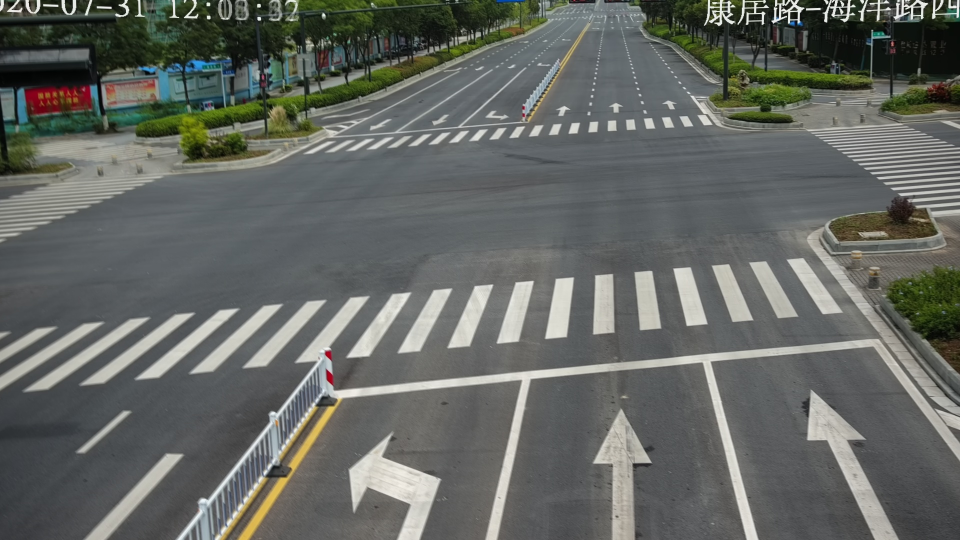
#> input picture west_1.jpg, 1920 x 1080 px, found by its file name (shown at 1/2 size)
$ python image_homography.py
#> lines starting #> are read from the running program, lines starting #| are printed output that depends on the picture
import cv2
import numpy as np
import matplotlib.pyplot as plt

# Searches for linear equation variables
# y = kx + b
from cv2 import CV_32F, flann


def find_line_equation(line):
    x1, y1, x2, y2 = line
    if ((x1 - x2))!=0:
        k = (y1 - y2) / (x1 - x2)
        b = y2 - k * x2
        return {'k': k, 'b': b}
    else:
        return {'k': 0, 'b': 0}


# Looking for the point where the lines intersect
def find_intersection_point(line_a, line_b):
    x = int((line_b['b'] - line_a['b'])/(line_a['k'] - line_b['k']))
    y = int(line_b['k'] * x + line_b['b'])
    return x, y

# [6 lines left out: function apply_threshold, not called in this run]

def line_detection(img):
    height, width, _ = img.shape

    #cv2.imshow('img', cv2.resize(img, (800, 600)))

    # Convert the img to grayscale
    gray = cv2.cvtColor(img, cv2.COLOR_BGR2GRAY)
    cv2.imshow('gray', cv2.resize(gray, (800, 600)))

    #adjust contrast
    a = 5
    b= -500
    darken = cv2.addWeighted(gray, a, np.zeros(gray.shape,gray.dtype), 0, b)
    cv2.imshow('darken', cv2.resize(darken, (800, 600)))

    # bluring image
    Blurrr = cv2.GaussianBlur(darken,(5,5),cv2.BORDER_DEFAULT)
    cv2.imshow('Blurrr', cv2.resize(Blurrr, (800, 600)))

    # little moooore contrast
    a = 2
    b = -100
    darken2 = cv2.addWeighted(Blurrr, a, np.zeros(gray.shape, gray.dtype), 0, b)
    cv2.imshow('darken2', cv2.resize(darken2, (800, 600)))


    #################
    # Canny filter
    edges = cv2.Canny(darken2, 100, 300, apertureSize=3)
    cv2.imshow('edges', cv2.resize(edges, (800, 600)))

    #trsh = apply_threshold(gray)####
   # cv2.imshow('trsh', cv2.resize(trsh, (800, 600)))

    # Line detection
    lines = cv2.HoughLinesP(edges, 1, np.pi/180, 250, minLineLength=height-height//5, maxLineGap=height)

    left_line = [width, 0, width, height]
    right_line = [0, 0, 0, height]

    down_line = [0, height, width, height]

    for line in lines:

        x1, y1, x2, y2 = line[0]
        # Classification vertical lines
        if y2 > height-height//4 and y1 < height//4:
            # View lines
          #  cv2.line(img, (x1, y1), (x2, y2), (0, 0, 150), 1)

            if x2 > right_line[2]:
                right_line = [x1, y1, x2, y2]
            continue
        if y1 > height-height//4 and y2 < height//4:
            # View lines
        #    cv2.line(img, (x2, y2), (x1, y1), (0, 150, 150), 1)

            if x1 < left_line[2]:
                left_line = [x2, y2, x1, y1]
            continue

        # TODO: redo please
        # Classification horizontal lines
        if y1 > height//2 and y2 > height//2:
            # View lines
         #   cv2.line(img, (x1, y1), (x2, y2), ( 150, 0,0), 1)
            if y1 < down_line[1] and y2 < down_line[3]:
                down_line = [x1, y1, x2, y2]
            continue

    # TODO: bad idea
    # Find up line
    up_line = (down_line[0], down_line[1]+150 - height // 2, down_line[2], down_line[3]+150 - height // 2)# start_width start_heigh end_width end_heigh

    return left_line, right_line, up_line, down_line


def point_detection(left_line, right_line, up_line, down_line):
    # Calculation of the equation of a straight line
    right_line_equation = find_line_equation(right_line)
    left_line_equation = find_line_equation(left_line)
    down_line_equation = find_line_equation(down_line)
    up_line_equation = find_line_equation(up_line)

    # Calculation point
    point_rd = find_intersection_point(right_line_equation, down_line_equation)
    point_ru = find_intersection_point(right_line_equation, up_line_equation)
    point_ld = find_intersection_point(left_line_equation, down_line_equation)
    point_lu = find_intersection_point(left_line_equation, up_line_equation)

    return point_lu, point_ru, point_rd, point_ld


def image_homography(img):
    # TODO: remove magic
    magic_indent = 150

    height, width, _ = img.shape

    left_line, right_line, up_line, down_line = line_detection(img)

    # View lines
    cv2.line(img, (right_line[0], right_line[1]), (right_line[2], right_line[3]), (0, 255, 0), 2)   #green
    cv2.line(img, (left_line[0], left_line[1]), (left_line[2], left_line[3]), (0, 255, 255), 2)     #yellow
    cv2.line(img, (down_line[0], down_line[1]), (down_line[2], down_line[3]), (255, 0, 255), 2)     #magenta
    cv2.line(img, (up_line[0], up_line[1]), (up_line[2], up_line[3]), (255, 0, 0), 2)               #blue

    point_lu, point_ru, point_rd, point_ld = point_detection(left_line, right_line, up_line, down_line)

    # View point
    #cv2.circle(img, point_rd, 6, (0, 0, 255), -1)
    #cv2.circle(img, point_ru, 6, (0, 0, 255), -1)
    #cv2.circle(img, point_ld, 6, (0, 0, 255), -1)
    #v2.circle(img, point_lu, 6, (0, 0, 255), -1)

    # TODO: remove magic
    # create transformation point
    new_point_ld = point_lu[0], height - magic_indent
    new_point_rd = point_ru[0], height - magic_indent

    # View new point
    # cv2.circle(img, new_point_ld, 6, (255, 0, 255), -1)
    # cv2.circle(img, new_point_rd, 6, (255, 0, 255), -1)

    # Image homography
    img_square_corners = np.float32([point_ru, point_lu, point_ld, point_rd])
    img_quad_corners = np.float32([point_ru, point_lu, new_point_ld, new_point_rd])
    h, mask = cv2.findHomography(img_square_corners, img_quad_corners)


    bird_view = cv2.warpPerspective(img, h, (width, height))

    size_2 = (height * 2, width * 2)
    resize = cv2.resize(bird_view, size_2, interpolation=cv2.INTER_AREA)
    cropped_image = resize[size_2[0]//2:size_2[0]*2, size_2[1]//20:size_2[1]*2]

    # View image
    cv2.imshow('img', cv2.resize(img, (1920, 1080)))
    cv2.imshow('bird_view', cv2.resize(bird_view, (1920, 1080)))
    #cv2.imshow('cropped_image', cv2.resize(cropped_image, (1920, 1080)))
    return bird_view

##not working
# [22 lines left out: function matching_images, not called in this run]


if __name__ == '__main__':

    #img = cv2.imread('./src/resources/dataset/BirdView/010---rongguixinma/south_1.jpg')
    img = cv2.imread('./src/resources/dataset/BirdView/011---taiyuan/west_1.jpg')
#> img is the input picture: shape (1080, 1920, 3); mean B, G, R 98.6, 103.1, 99.9
    bird_view = image_homography(img)
#> in line_detection, `cv2.imshow('gray', cv2.resize(gray, (800, 600)))`:
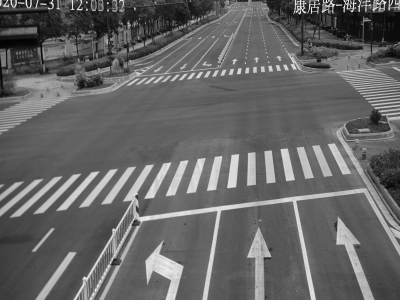
#> window 'gray': shape (600, 800) (shown at 1/2 size); min 2, max 248, mean 101.6
#> in line_detection, `edges = cv2.Canny(darken2, 100, 300, apertureSize=3)`:
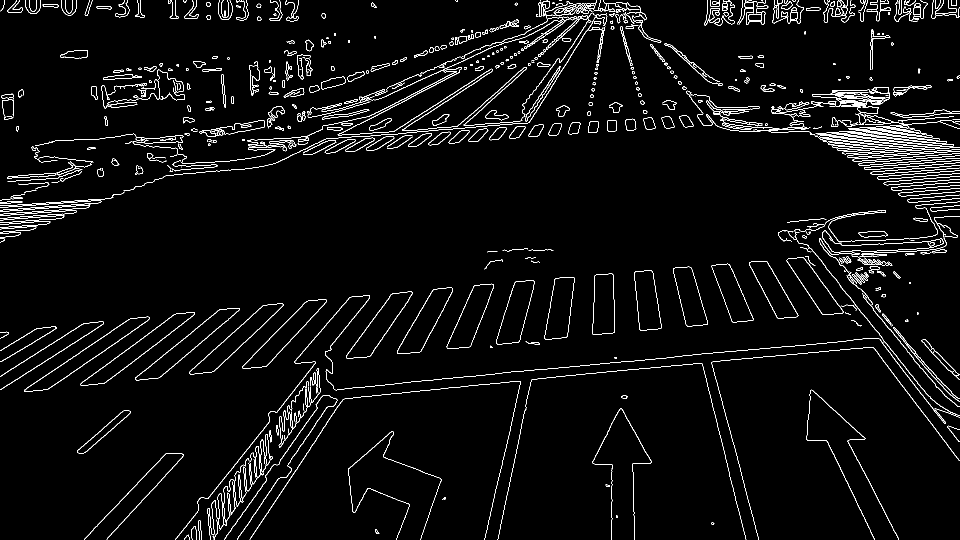
#> edges: shape (1080, 1920) (shown at 1/2 size); 3.5% white in thin lines or dots
#> in line_detection, `cv2.imshow('edges', cv2.resize(edges, (800, 600)))`:
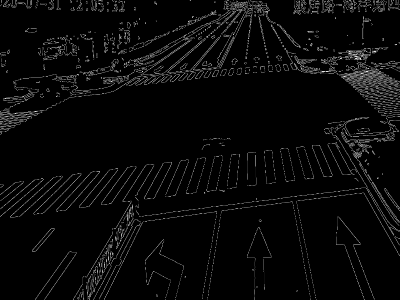
#> window 'edges': shape (600, 800) (shown at 1/2 size); min 0, max 255, mean 9
#> in line_detection, `lines = cv2.HoughLinesP(edges, 1, np.pi/180, 250, minLineLength=height..`: lines = 18 rows, first 6: [5, 777, 1201, 1], [428, 1075, 1207, 2], [1230, 6, 1517, 1077], [137, 324, 1862, 173], [396, 1019, 1217, 6], [0, 752, 1201, 2]
#> the loop in line_detection, `for line in lines: ` made 18 passes
#> (x1, y1, x2, y2, left_line) on passes 2, 5: (428, 1075, 1207, 2, [1207, 2, 428, 1075]), (396, 1019, 1217, 6, [1217, 6, 396, 1019])
#> in line_detection, `up_line = (down_line[0], down_line[1]+150 - height // 2, down_line[2],..`: up_line = (588, 389, 1804, 282)
#> in image_homography, `left_line, right_line, up_line, down_line = line_detection(img)`: left_line = [1217, 6, 396, 1019]; right_line = [1227, 6, 1912, 914]; up_line = (588, 389, 1804, 282); down_line = [588, 779, 1804, 672]
#> in find_line_equation, `x1, y1, x2, y2 = line`: x1 = 1227; y1 = 6; x2 = 1912; y2 = 914
#> in find_line_equation, `k = (y1 - y2) / (x1 - x2)`: k = 1.33
#> in find_line_equation, `b = y2 - k * x2`: b = -1620.4
#> in point_detection, `right_line_equation = find_line_equation(right_line)`: right_line_equation = {'k': 1.33, 'b': -1620.4}
#> in point_detection, `left_line_equation = find_line_equation(left_line)`: left_line_equation = {'k': -1.23, 'b': 1507.6}
#> in point_detection, `down_line_equation = find_line_equation(down_line)`: down_line_equation = {'k': -0.088, 'b': 830.7}
#> in point_detection, `up_line_equation = find_line_equation(up_line)`: up_line_equation = {'k': -0.088, 'b': 440.7}
#> in find_intersection_point, `x = int((line_b['b'] - line_a['b'])/(line_a['k'] - line_b['k']))`: x = 1734
#> in find_intersection_point, `y = int(line_b['k'] * x + line_b['b'])`: y = 678
#> in point_detection, `point_rd = find_intersection_point(right_line_equation, down_line_equa..`: point_rd = (1734, 678)
#> in point_detection, `point_ru = find_intersection_point(right_line_equation, up_line_equati..`: point_ru = (1458, 312)
#> in point_detection, `point_ld = find_intersection_point(left_line_equation, down_line_equat..`: point_ld = (590, 778)
#> in point_detection, `point_lu = find_intersection_point(left_line_equation, up_line_equation)`: point_lu = (931, 358)
#> in image_homography, `point_lu, point_ru, point_rd, point_ld = point_detection(left_line, ri..`: point_ru = (1458, 312); point_rd = (1734, 678); point_ld = (590, 778)
#> in image_homography, `new_point_ld = point_lu[0], height - magic_indent`: new_point_ld = (931, 930)
#> in image_homography, `new_point_rd = point_ru[0], height - magic_indent`: new_point_rd = (1458, 930)
#> in image_homography, `img_square_corners = np.float32([point_ru, point_lu, point_ld, point_r..`: img_square_corners = [[1458, 312], [931, 358], [590, 778], [1734, 678]]
#> in image_homography, `img_quad_corners = np.float32([point_ru, point_lu, new_point_ld, new_p..`: img_quad_corners = [[1458, 312], [931, 358], [931, 930], [1458, 930]]
#> in image_homography, `h, mask = cv2.findHomography(img_square_corners, img_quad_corners)`: h = [[-8.32, -26.42, 10149.7], [-1.74, -31.38, 10143.7], [-0.00083, -0.0218, 1]]; mask = [1, 1, 1, 1]
#> in image_homography, `bird_view = cv2.warpPerspective(img, h, (width, height))`:
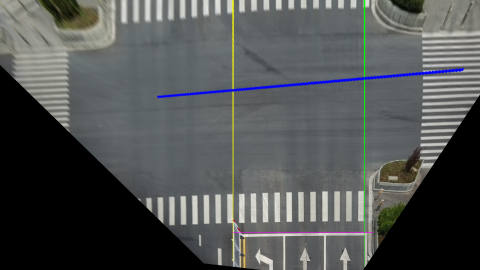
#> bird_view: shape (1080, 1920, 3) (shown at 1/4 size); mean B, G, R 83.2, 83.2, 80.6
#> in image_homography, `resize = cv2.resize(bird_view, size_2, interpolation=cv2.INTER_AREA)`:
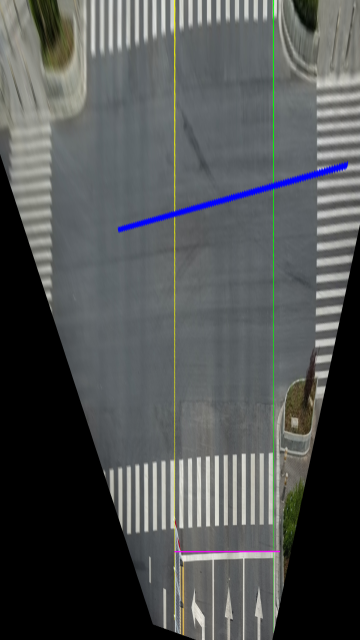
#> resize: shape (3840, 2160, 3) (shown at 1/6 size); mean B, G, R 83.2, 83.2, 80.6
#> in image_homography, `cropped_image = resize[size_2[0]//2:size_2[0]*2, size_2[1]//20:size_2[..`:
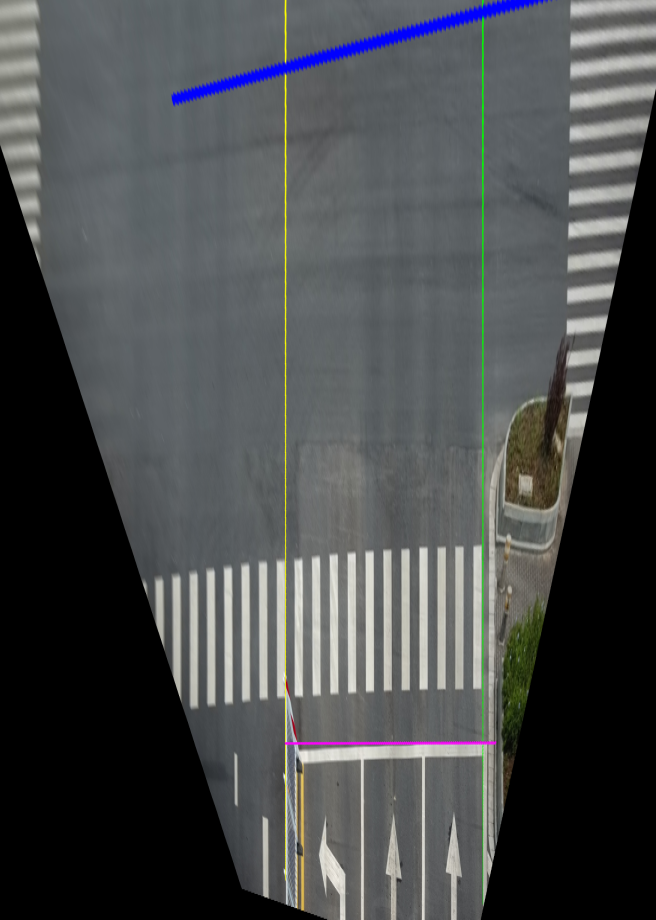
#> cropped_image: shape (2760, 1968, 3) (shown at 1/3 size); mean B, G, R 77.2, 76.1, 73.8


   # [5 lines of commented-out code are left out]
    cv2.imwrite('./out/homography.jpg', bird_view)

    cv2.waitKey()

$ run again, with south_1.jpg copied over west_1.jpg
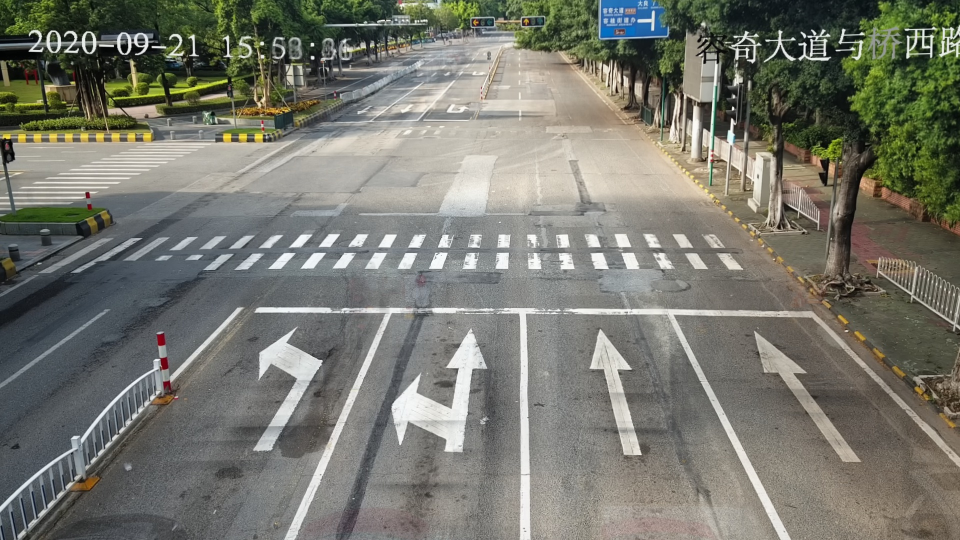
#> input picture south_1.jpg, 1920 x 1080 px, found by its file name (shown at 1/2 size)
#> img is the input picture: shape (1080, 1920, 3); mean B, G, R 110.1, 119.6, 118.9
#> in line_detection, `edges = cv2.Canny(darken2, 100, 300, apertureSize=3)`:
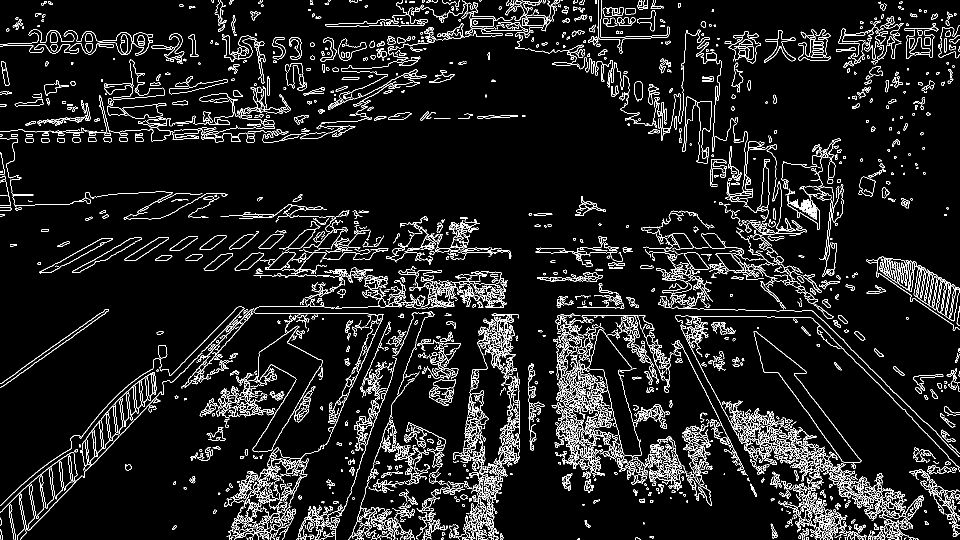
#> edges: shape (1080, 1920) (shown at 1/2 size); 7.5% white in thin lines or dots
#> lines = 84 rows, first 6: [1013, 8, 1918, 913], [40, 1079, 1082, 0], [167, 496, 1672, 496], [23, 753, 1917, 1019], [7, 411, 1919, 1032], [21, 753, 1919, 1020]
#> the loop in line_detection, `for line in lines: ` made 84 passes
#> (x1, y1, x2, y2, left_line) on passes 2, 7, 15, 38: (40, 1079, 1082, 0, [1082, 0, 40, 1079]), (29, 1062, 1090, 1, [1090, 1, 29, 1062]), (28, 1079, 1097, 10, [1097, 10, 28, 1079]), (27, 1078, 1097, 8, [1097, 8, 27, 1078])
#> in line_detection, `up_line = (down_line[0], down_line[1]+150 - height // 2, down_line[2],..`: up_line = (79, 153, 1917, 185)
#> in image_homography, `left_line, right_line, up_line, down_line = line_detection(img)`: left_line = [1097, 8, 27, 1078]; right_line = [0, 88, 1919, 1066]; up_line = (79, 153, 1917, 185); down_line = [79, 543, 1917, 575]
#> in find_line_equation, `x1, y1, x2, y2 = line`: x1 = 0; y1 = 88; x2 = 1919; y2 = 1066
#> k = 0.51
#> b = 88
#> right_line_equation = {'k': 0.51, 'b': 88}
#> left_line_equation = {'k': -1, 'b': 1105}
#> down_line_equation = {'k': 0.0174, 'b': 541.6}
#> up_line_equation = {'k': 0.0174, 'b': 151.6}
#> x = 921
#> y = 557
#> in point_detection, `point_rd = find_intersection_point(right_line_equation, down_line_equa..`: point_rd = (921, 557)
#> in point_detection, `point_ru = find_intersection_point(right_line_equation, up_line_equati..`: point_ru = (129, 153)
#> in point_detection, `point_ld = find_intersection_point(left_line_equation, down_line_equat..`: point_ld = (553, 551)
#> in point_detection, `point_lu = find_intersection_point(left_line_equation, up_line_equation)`: point_lu = (937, 167)
#> in image_homography, `point_lu, point_ru, point_rd, point_ld = point_detection(left_line, ri..`: point_ru = (129, 153); point_rd = (921, 557); point_ld = (553, 551)
#> new_point_ld = (937, 930)
#> new_point_rd = (129, 930)
#> img_square_corners = [[129, 153], [937, 167], [553, 551], [921, 557]]
#> img_quad_corners = [[129, 153], [937, 167], [937, 930], [129, 930]]
#> h = [[0.679, -1.63, 243.9], [0.03, -0.97, 242.2], [5.45e-05, -0.00241, 1]]; mask = [1, 1, 1, 1]
#> in image_homography, `cropped_image = resize[size_2[0]//2:size_2[0]*2, size_2[1]//20:size_2[..`:
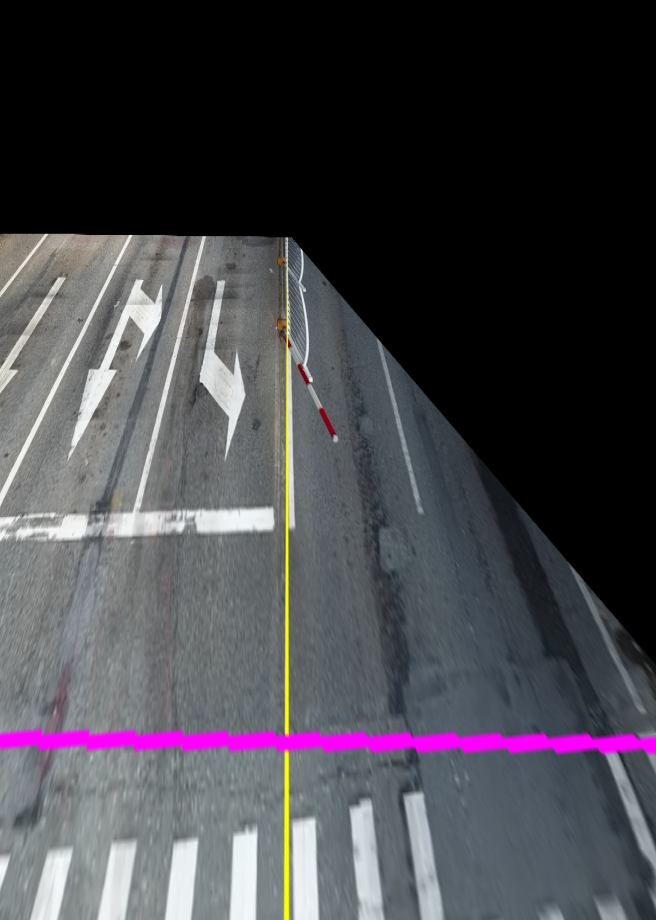
#> cropped_image: shape (2760, 1968, 3) (shown at 1/3 size); mean B, G, R 74.4, 69, 70.1
